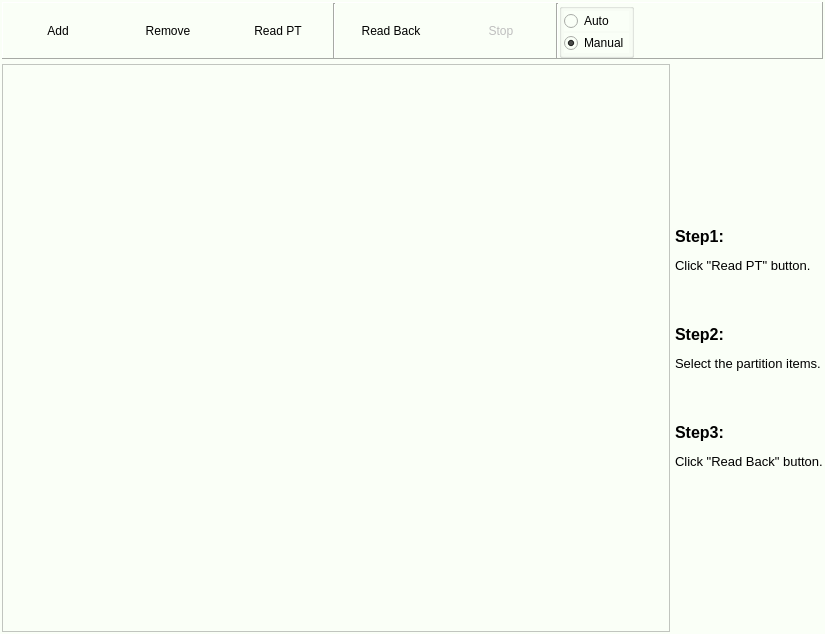
<?xml version="1.0" encoding="UTF-8"?>
<ui version="4.0">
 <class>ReadBackWidget</class>
 <widget class="QWidget" name="ReadBackWidget">
  <property name="geometry">
   <rect>
    <x>0</x>
    <y>0</y>
    <width>825</width>
    <height>634</height>
   </rect>
  </property>
  <property name="windowTitle">
   <string>Form</string>
  </property>
  <property name="styleSheet">
   <string notr="true">background-color: rgb(250, 255, 247);</string>
  </property>
  <layout class="QVBoxLayout" name="verticalLayout" stretch="0,1">
   <property name="spacing">
    <number>5</number>
   </property>
   <property name="leftMargin">
    <number>2</number>
   </property>
   <property name="topMargin">
    <number>2</number>
   </property>
   <property name="rightMargin">
    <number>2</number>
   </property>
   <property name="bottomMargin">
    <number>2</number>
   </property>
   <item>
    <widget class="QFrame" name="frame_4">
     <property name="frameShape">
      <enum>QFrame::Panel</enum>
     </property>
     <property name="frameShadow">
      <enum>QFrame::Raised</enum>
     </property>
     <layout class="QHBoxLayout" name="horizontalLayout">
      <property name="spacing">
       <number>0</number>
      </property>
      <property name="leftMargin">
       <number>0</number>
      </property>
      <property name="topMargin">
       <number>0</number>
      </property>
      <property name="rightMargin">
       <number>0</number>
      </property>
      <property name="bottomMargin">
       <number>0</number>
      </property>
      <item>
       <widget class="QToolButton" name="toolButton_add">
        <property name="sizePolicy">
         <sizepolicy hsizetype="Fixed" vsizetype="Preferred">
          <horstretch>0</horstretch>
          <verstretch>0</verstretch>
         </sizepolicy>
        </property>
        <property name="minimumSize">
         <size>
          <width>110</width>
          <height>0</height>
         </size>
        </property>
        <property name="toolTip">
         <string>Ctrl + A</string>
        </property>
        <property name="text">
         <string>Add</string>
        </property>
        <property name="icon">
         <iconset resource="../Resources/icon.qrc">
          <normaloff>:/images/add.png</normaloff>:/images/add.png</iconset>
        </property>
        <property name="iconSize">
         <size>
          <width>24</width>
          <height>24</height>
         </size>
        </property>
        <property name="shortcut">
         <string>Ctrl+A</string>
        </property>
        <property name="toolButtonStyle">
         <enum>Qt::ToolButtonTextUnderIcon</enum>
        </property>
        <property name="autoRaise">
         <bool>true</bool>
        </property>
       </widget>
      </item>
      <item>
       <widget class="QToolButton" name="toolButton_remove">
        <property name="sizePolicy">
         <sizepolicy hsizetype="Fixed" vsizetype="Preferred">
          <horstretch>0</horstretch>
          <verstretch>0</verstretch>
         </sizepolicy>
        </property>
        <property name="minimumSize">
         <size>
          <width>110</width>
          <height>0</height>
         </size>
        </property>
        <property name="toolTip">
         <string>Ctrl + D</string>
        </property>
        <property name="text">
         <string>Remove</string>
        </property>
        <property name="icon">
         <iconset resource="../Resources/icon.qrc">
          <normaloff>:/images/remove.png</normaloff>:/images/remove.png</iconset>
        </property>
        <property name="iconSize">
         <size>
          <width>24</width>
          <height>24</height>
         </size>
        </property>
        <property name="shortcut">
         <string>Ctrl+D</string>
        </property>
        <property name="toolButtonStyle">
         <enum>Qt::ToolButtonTextUnderIcon</enum>
        </property>
        <property name="autoRaise">
         <bool>true</bool>
        </property>
       </widget>
      </item>
      <item>
       <widget class="QToolButton" name="toolButton_read_pt">
        <property name="sizePolicy">
         <sizepolicy hsizetype="Fixed" vsizetype="Preferred">
          <horstretch>0</horstretch>
          <verstretch>0</verstretch>
         </sizepolicy>
        </property>
        <property name="minimumSize">
         <size>
          <width>110</width>
          <height>0</height>
         </size>
        </property>
        <property name="toolTip">
         <string>Ctrl + P</string>
        </property>
        <property name="text">
         <string>Read PT</string>
        </property>
        <property name="icon">
         <iconset resource="../Resources/icon.qrc">
          <normaloff>:/images/add.png</normaloff>:/images/add.png</iconset>
        </property>
        <property name="iconSize">
         <size>
          <width>24</width>
          <height>24</height>
         </size>
        </property>
        <property name="shortcut">
         <string>Ctrl+P</string>
        </property>
        <property name="toolButtonStyle">
         <enum>Qt::ToolButtonTextUnderIcon</enum>
        </property>
        <property name="autoRaise">
         <bool>true</bool>
        </property>
       </widget>
      </item>
      <item>
       <widget class="Line" name="line">
        <property name="maximumSize">
         <size>
          <width>16777215</width>
          <height>16777215</height>
         </size>
        </property>
        <property name="orientation">
         <enum>Qt::Vertical</enum>
        </property>
       </widget>
      </item>
      <item>
       <widget class="QToolButton" name="toolButton_readBack">
        <property name="sizePolicy">
         <sizepolicy hsizetype="Fixed" vsizetype="Preferred">
          <horstretch>0</horstretch>
          <verstretch>0</verstretch>
         </sizepolicy>
        </property>
        <property name="minimumSize">
         <size>
          <width>110</width>
          <height>0</height>
         </size>
        </property>
        <property name="toolTip">
         <string>Ctrl + R</string>
        </property>
        <property name="text">
         <string>Read Back</string>
        </property>
        <property name="icon">
         <iconset resource="../Resources/icon.qrc">
          <normaloff>:/images/readBack.png</normaloff>:/images/readBack.png</iconset>
        </property>
        <property name="iconSize">
         <size>
          <width>24</width>
          <height>24</height>
         </size>
        </property>
        <property name="shortcut">
         <string>Ctrl+R</string>
        </property>
        <property name="toolButtonStyle">
         <enum>Qt::ToolButtonTextUnderIcon</enum>
        </property>
        <property name="autoRaise">
         <bool>true</bool>
        </property>
       </widget>
      </item>
      <item>
       <widget class="QToolButton" name="toolButton_stop">
        <property name="enabled">
         <bool>false</bool>
        </property>
        <property name="sizePolicy">
         <sizepolicy hsizetype="Fixed" vsizetype="Preferred">
          <horstretch>0</horstretch>
          <verstretch>0</verstretch>
         </sizepolicy>
        </property>
        <property name="minimumSize">
         <size>
          <width>110</width>
          <height>0</height>
         </size>
        </property>
        <property name="toolTip">
         <string>Shift + R</string>
        </property>
        <property name="text">
         <string>Stop</string>
        </property>
        <property name="icon">
         <iconset resource="../Resources/icon.qrc">
          <normaloff>:/images/stop.png</normaloff>:/images/stop.png</iconset>
        </property>
        <property name="iconSize">
         <size>
          <width>24</width>
          <height>24</height>
         </size>
        </property>
        <property name="shortcut">
         <string>Shift+R</string>
        </property>
        <property name="popupMode">
         <enum>QToolButton::DelayedPopup</enum>
        </property>
        <property name="toolButtonStyle">
         <enum>Qt::ToolButtonTextUnderIcon</enum>
        </property>
        <property name="autoRaise">
         <bool>true</bool>
        </property>
       </widget>
      </item>
      <item>
       <widget class="Line" name="line_2">
        <property name="orientation">
         <enum>Qt::Vertical</enum>
        </property>
       </widget>
      </item>
      <item>
       <widget class="QGroupBox" name="groupBox_read_method">
        <property name="title">
         <string/>
        </property>
        <layout class="QVBoxLayout" name="verticalLayout_3">
         <property name="spacing">
          <number>2</number>
         </property>
         <property name="leftMargin">
          <number>2</number>
         </property>
         <property name="topMargin">
          <number>2</number>
         </property>
         <property name="rightMargin">
          <number>2</number>
         </property>
         <property name="bottomMargin">
          <number>2</number>
         </property>
         <item>
          <widget class="QRadioButton" name="radioButton_auto">
           <property name="text">
            <string>Auto</string>
           </property>
          </widget>
         </item>
         <item>
          <widget class="QRadioButton" name="radioButton_manual">
           <property name="text">
            <string>Manual</string>
           </property>
           <property name="checked">
            <bool>true</bool>
           </property>
          </widget>
         </item>
        </layout>
       </widget>
      </item>
      <item>
       <spacer name="horizontalSpacer">
        <property name="orientation">
         <enum>Qt::Horizontal</enum>
        </property>
        <property name="sizeHint" stdset="0">
         <size>
          <width>40</width>
          <height>20</height>
         </size>
        </property>
       </spacer>
      </item>
     </layout>
    </widget>
   </item>
   <item>
    <layout class="QHBoxLayout" name="horizontalLayout_2" stretch="1,0">
     <property name="leftMargin">
      <number>0</number>
     </property>
     <item>
      <widget class="QTableView" name="tableView">
       <property name="sizePolicy">
        <sizepolicy hsizetype="Expanding" vsizetype="Expanding">
         <horstretch>0</horstretch>
         <verstretch>0</verstretch>
        </sizepolicy>
       </property>
       <property name="sizeAdjustPolicy">
        <enum>QAbstractScrollArea::AdjustIgnored</enum>
       </property>
       <property name="editTriggers">
        <set>QAbstractItemView::DoubleClicked</set>
       </property>
       <property name="alternatingRowColors">
        <bool>true</bool>
       </property>
       <property name="wordWrap">
        <bool>false</bool>
       </property>
       <attribute name="horizontalHeaderStretchLastSection">
        <bool>true</bool>
       </attribute>
       <attribute name="verticalHeaderVisible">
        <bool>false</bool>
       </attribute>
      </widget>
     </item>
     <item>
      <widget class="QLabel" name="label_prompt">
       <property name="sizePolicy">
        <sizepolicy hsizetype="Fixed" vsizetype="Preferred">
         <horstretch>0</horstretch>
         <verstretch>0</verstretch>
        </sizepolicy>
       </property>
       <property name="maximumSize">
        <size>
         <width>180</width>
         <height>16777215</height>
        </size>
       </property>
       <property name="text">
        <string>&lt;html&gt;&lt;head/&gt;&lt;body&gt;&lt;p&gt;&lt;span style=&quot; font-size:12pt; font-weight:600;&quot;&gt;Step1:&lt;/span&gt;&lt;/p&gt;&lt;p&gt;&lt;span style=&quot; font-size:10pt;&quot;&gt;Click &amp;quot;Read PT&amp;quot; button.&lt;/span&gt;&lt;/p&gt;&lt;p&gt;&lt;br/&gt;&lt;/p&gt;&lt;p&gt;&lt;span style=&quot; font-size:12pt; font-weight:600;&quot;&gt;Step2:&lt;/span&gt;&lt;/p&gt;&lt;p&gt;&lt;span style=&quot; font-size:10pt;&quot;&gt;Select the partition items.&lt;/span&gt;&lt;/p&gt;&lt;p&gt;&lt;br/&gt;&lt;/p&gt;&lt;p&gt;&lt;span style=&quot; font-size:12pt; font-weight:600;&quot;&gt;Step3:&lt;/span&gt;&lt;/p&gt;&lt;p&gt;&lt;span style=&quot; font-size:10pt;&quot;&gt;Click &amp;quot;Read Back&amp;quot; button.&lt;/span&gt;&lt;/p&gt;&lt;/body&gt;&lt;/html&gt;</string>
       </property>
       <property name="wordWrap">
        <bool>true</bool>
       </property>
      </widget>
     </item>
    </layout>
   </item>
  </layout>
 </widget>
 <resources>
  <include location="../Resources/icon.qrc"/>
 </resources>
 <connections/>
</ui>
